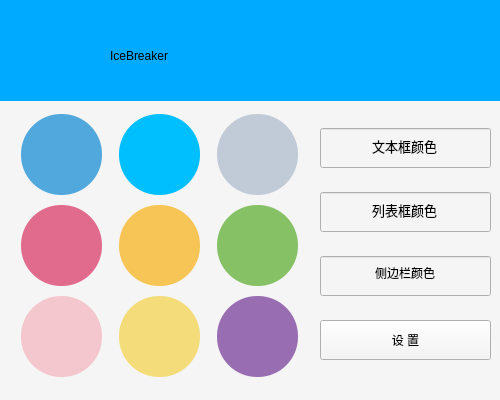
<?xml version="1.0" encoding="UTF-8"?>
<ui version="4.0">
 <class>ChangeColor_Window</class>
 <widget class="QDialog" name="ChangeColor_Window">
  <property name="geometry">
   <rect>
    <x>0</x>
    <y>0</y>
    <width>500</width>
    <height>400</height>
   </rect>
  </property>
  <property name="minimumSize">
   <size>
    <width>500</width>
    <height>400</height>
   </size>
  </property>
  <property name="maximumSize">
   <size>
    <width>500</width>
    <height>400</height>
   </size>
  </property>
  <property name="windowTitle">
   <string>Dialog</string>
  </property>
  <property name="styleSheet">
   <string notr="true">background:rgb(245,245,245);</string>
  </property>
  <widget class="QWidget" name="widget" native="true">
   <property name="geometry">
    <rect>
     <x>0</x>
     <y>0</y>
     <width>501</width>
     <height>101</height>
    </rect>
   </property>
   <property name="sizePolicy">
    <sizepolicy hsizetype="Fixed" vsizetype="Fixed">
     <horstretch>0</horstretch>
     <verstretch>0</verstretch>
    </sizepolicy>
   </property>
   <property name="styleSheet">
    <string notr="true">background-color:rgb(0, 170, 255)</string>
   </property>
   <widget class="QLabel" name="label_6">
    <property name="geometry">
     <rect>
      <x>110</x>
      <y>20</y>
      <width>371</width>
      <height>71</height>
     </rect>
    </property>
    <property name="styleSheet">
     <string notr="true">font: 36pt &quot;Kunstler Script&quot;;
</string>
    </property>
    <property name="text">
     <string>IceBreaker</string>
    </property>
   </widget>
  </widget>
  <widget class="QWidget" name="gridLayoutWidget">
   <property name="geometry">
    <rect>
     <x>10</x>
     <y>110</y>
     <width>301</width>
     <height>271</height>
    </rect>
   </property>
   <layout class="QGridLayout" name="gridLayout">
    <item row="1" column="2">
     <widget class="QPushButton" name="green">
      <property name="minimumSize">
       <size>
        <width>81</width>
        <height>81</height>
       </size>
      </property>
      <property name="maximumSize">
       <size>
        <width>81</width>
        <height>81</height>
       </size>
      </property>
      <property name="styleSheet">
       <string notr="true">QPushButton {border-radius: 40px; 
             background-color: #86C166;
             color: white;
             padding: 10px;}
QPushButton:pressed {
             background-color: #86C166;
             box-shadow: 2px 2px 5px rgba(0, 0, 0, 0.5);}</string>
      </property>
      <property name="text">
       <string/>
      </property>
     </widget>
    </item>
    <item row="2" column="1">
     <widget class="QPushButton" name="orange">
      <property name="minimumSize">
       <size>
        <width>81</width>
        <height>81</height>
       </size>
      </property>
      <property name="maximumSize">
       <size>
        <width>81</width>
        <height>81</height>
       </size>
      </property>
      <property name="styleSheet">
       <string notr="true">QPushButton {border-radius: 40px; 
             background-color: #F4DC7B;
             color: white;
             padding: 10px;}
QPushButton:pressed {
             background-color: #F4DC7B;
             box-shadow: 2px 2px 5px rgba(0, 0, 0, 0.5);}</string>
      </property>
      <property name="text">
       <string/>
      </property>
     </widget>
    </item>
    <item row="0" column="0">
     <widget class="QPushButton" name="icebreak">
      <property name="minimumSize">
       <size>
        <width>81</width>
        <height>81</height>
       </size>
      </property>
      <property name="maximumSize">
       <size>
        <width>81</width>
        <height>81</height>
       </size>
      </property>
      <property name="styleSheet">
       <string notr="true">QPushButton {border-radius: 40px; 
             background-color: #51A8DD;
             color: white;
             padding: 10px;}
QPushButton:pressed {
             background-color: #51A8DD;
             box-shadow: 2px 2px 5px rgba(0, 0, 0, 0.5);}</string>
      </property>
      <property name="text">
       <string/>
      </property>
      <property name="autoDefault">
       <bool>true</bool>
      </property>
      <property name="flat">
       <bool>false</bool>
      </property>
     </widget>
    </item>
    <item row="1" column="0">
     <widget class="QPushButton" name="red">
      <property name="minimumSize">
       <size>
        <width>81</width>
        <height>81</height>
       </size>
      </property>
      <property name="maximumSize">
       <size>
        <width>81</width>
        <height>81</height>
       </size>
      </property>
      <property name="styleSheet">
       <string notr="true">QPushButton {border-radius: 40px; 
             background-color: #E16B8C;
             color: white;
             padding: 10px;}
QPushButton:pressed {
             background-color: #E16B8C;
             box-shadow: 2px 2px 5px rgba(0, 0, 0, 0.5);}</string>
      </property>
      <property name="text">
       <string/>
      </property>
     </widget>
    </item>
    <item row="0" column="2">
     <widget class="QPushButton" name="morandi">
      <property name="minimumSize">
       <size>
        <width>81</width>
        <height>81</height>
       </size>
      </property>
      <property name="maximumSize">
       <size>
        <width>81</width>
        <height>81</height>
       </size>
      </property>
      <property name="styleSheet">
       <string notr="true">QPushButton {border-radius: 40px; 
             background-color: #C1CBD7;
             color: white;
             padding: 10px;}
QPushButton:pressed {
             background-color: #C1CBD7;
             box-shadow: 2px 2px 5px rgba(0, 0, 0, 0.5);}</string>
      </property>
      <property name="text">
       <string/>
      </property>
     </widget>
    </item>
    <item row="0" column="1">
     <widget class="QPushButton" name="macaroon">
      <property name="minimumSize">
       <size>
        <width>81</width>
        <height>81</height>
       </size>
      </property>
      <property name="maximumSize">
       <size>
        <width>81</width>
        <height>81</height>
       </size>
      </property>
      <property name="styleSheet">
       <string notr="true">QPushButton {border-radius: 40px; 
             background-color: #00BFFF;
             color: white;
             padding: 10px;}
QPushButton:pressed {
             background-color: #0080FF;
             box-shadow: 2px 2px 5px rgba(0, 0, 0, 0.5);}</string>
      </property>
      <property name="text">
       <string/>
      </property>
     </widget>
    </item>
    <item row="1" column="1">
     <widget class="QPushButton" name="yellow">
      <property name="minimumSize">
       <size>
        <width>81</width>
        <height>81</height>
       </size>
      </property>
      <property name="maximumSize">
       <size>
        <width>81</width>
        <height>81</height>
       </size>
      </property>
      <property name="styleSheet">
       <string notr="true">QPushButton {border-radius: 40px; 
             background-color: #F6C555;
             color: white;
             padding: 10px;}
QPushButton:pressed {
             background-color: #F6C555;
             box-shadow: 2px 2px 5px rgba(0, 0, 0, 0.5);}</string>
      </property>
      <property name="text">
       <string/>
      </property>
     </widget>
    </item>
    <item row="2" column="2">
     <widget class="QPushButton" name="purple">
      <property name="minimumSize">
       <size>
        <width>81</width>
        <height>81</height>
       </size>
      </property>
      <property name="maximumSize">
       <size>
        <width>81</width>
        <height>81</height>
       </size>
      </property>
      <property name="styleSheet">
       <string notr="true">QPushButton {border-radius: 40px; 
             background-color: #986DB2;
             color: white;
             padding: 10px;}
QPushButton:pressed {
             background-color: #986DB2;
             box-shadow: 2px 2px 5px rgba(0, 0, 0, 0.5);}</string>
      </property>
      <property name="text">
       <string/>
      </property>
     </widget>
    </item>
    <item row="2" column="0">
     <widget class="QPushButton" name="pink">
      <property name="minimumSize">
       <size>
        <width>81</width>
        <height>81</height>
       </size>
      </property>
      <property name="maximumSize">
       <size>
        <width>81</width>
        <height>81</height>
       </size>
      </property>
      <property name="styleSheet">
       <string notr="true">QPushButton {border-radius: 40px; 
             background-color: #F4C6CD;
             color: white;
             padding: 10px;}
QPushButton:pressed {
             background-color: #F4C6CD;
             box-shadow: 2px 2px 5px rgba(0, 0, 0, 0.5);}</string>
      </property>
      <property name="text">
       <string/>
      </property>
     </widget>
    </item>
   </layout>
  </widget>
  <widget class="QWidget" name="verticalLayoutWidget">
   <property name="geometry">
    <rect>
     <x>320</x>
     <y>110</y>
     <width>171</width>
     <height>271</height>
    </rect>
   </property>
   <layout class="QVBoxLayout" name="verticalLayout">
    <item>
     <widget class="QLineEdit" name="lineEdit">
      <property name="minimumSize">
       <size>
        <width>0</width>
        <height>40</height>
       </size>
      </property>
      <property name="font">
       <font>
        <family>微软雅黑</family>
        <pointsize>10</pointsize>
        <weight>50</weight>
        <italic>false</italic>
        <bold>false</bold>
       </font>
      </property>
      <property name="styleSheet">
       <string notr="true">font: 10pt &quot;微软雅黑&quot;;</string>
      </property>
      <property name="text">
       <string>文本框颜色</string>
      </property>
      <property name="alignment">
       <set>Qt::AlignCenter</set>
      </property>
     </widget>
    </item>
    <item>
     <widget class="QLineEdit" name="lineEdit_2">
      <property name="minimumSize">
       <size>
        <width>0</width>
        <height>40</height>
       </size>
      </property>
      <property name="font">
       <font>
        <family>微软雅黑</family>
        <pointsize>10</pointsize>
        <weight>50</weight>
        <italic>false</italic>
        <bold>false</bold>
       </font>
      </property>
      <property name="styleSheet">
       <string notr="true">font: 10pt &quot;微软雅黑&quot;;
</string>
      </property>
      <property name="text">
       <string>列表框颜色</string>
      </property>
      <property name="alignment">
       <set>Qt::AlignCenter</set>
      </property>
     </widget>
    </item>
    <item>
     <widget class="QLineEdit" name="lineEdit_3">
      <property name="minimumSize">
       <size>
        <width>0</width>
        <height>40</height>
       </size>
      </property>
      <property name="styleSheet">
       <string notr="true">font: 10pt &quot;微软雅黑&quot;;</string>
      </property>
      <property name="text">
       <string>侧边栏颜色</string>
      </property>
      <property name="alignment">
       <set>Qt::AlignCenter</set>
      </property>
     </widget>
    </item>
    <item>
     <widget class="QPushButton" name="pushButton">
      <property name="minimumSize">
       <size>
        <width>0</width>
        <height>40</height>
       </size>
      </property>
      <property name="styleSheet">
       <string notr="true">font: 10pt &quot;微软雅黑&quot;;</string>
      </property>
      <property name="text">
       <string>设 置</string>
      </property>
     </widget>
    </item>
   </layout>
  </widget>
 </widget>
 <resources/>
 <connections/>
</ui>
